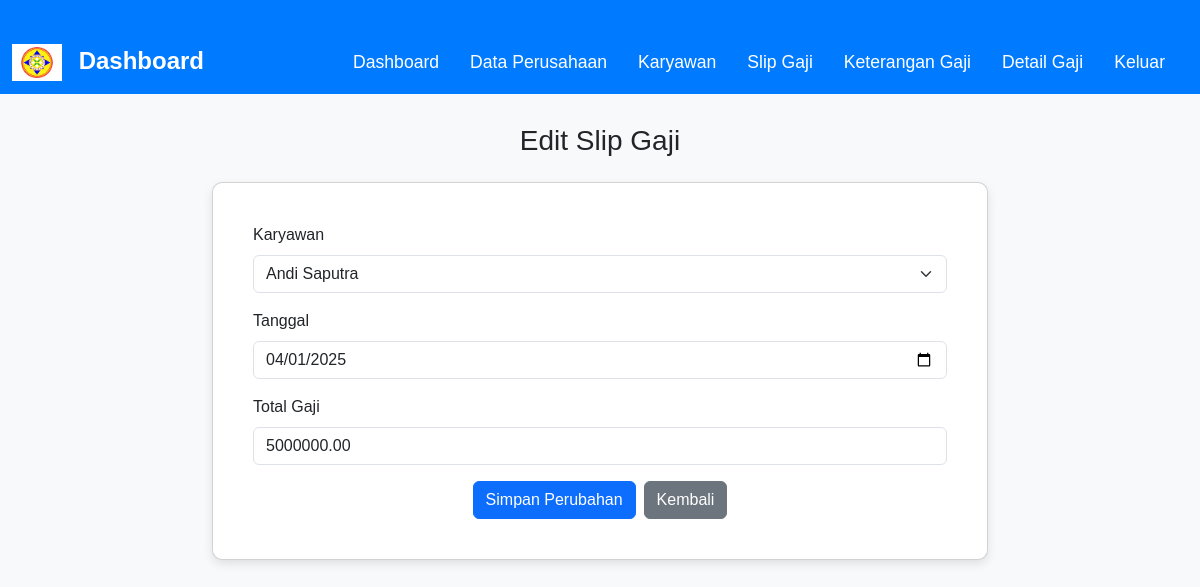
/slip_gaji/edit.php?no_ref=SG001 (signed in), run on the app's committed database.
### tables this page shows
CREATE TABLE `slip_gaji` (
  `no_ref` varchar(20) NOT NULL,
  `tgl` date DEFAULT NULL,
  `total_gaji` decimal(15,2) DEFAULT NULL,
  `kode_karyawan` varchar(20) DEFAULT NULL
);

CREATE TABLE `karyawan` (
  `kode_karyawan` varchar(20) NOT NULL,
  `nama` varchar(100) DEFAULT NULL,
  `alamat` text DEFAULT NULL,
  `jabatan` varchar(50) DEFAULT NULL,
  `no_telpon` varchar(20) DEFAULT NULL,
  `email` varchar(100) DEFAULT NULL,
  `no_rekening` varchar(30) DEFAULT NULL,
  `rek_bank` varchar(50) DEFAULT NULL,
  `id` int(11) DEFAULT NULL
);

### slip_gaji/edit.php (the view, shortened to what this page needs)
<?php
include('../config/koneksi.php');
$no_ref = $_GET['no_ref'];
$query = "SELECT * FROM slip_gaji WHERE no_ref = '$no_ref'";
$result = mysqli_query($conn, $query);
$data = mysqli_fetch_assoc($result);
?>
<!DOCTYPE html>
<html lang="id">
<head>
    <link href="https://cdn.jsdelivr.net/npm/bootstrap@5.3.0/dist/css/bootstrap.min.css" rel="stylesheet">
</head>
<body>
<nav class="navbar navbar-expand-lg navbar-dark">
    <div class="container-fluid">
        <a class="navbar-brand" href="../dashboard.php">
            <img src="../assets/img/logo.png" alt="Logo" style="width: 50px; margin-right: 10px;"> Dashboard
        </a>
        <div class="collapse navbar-collapse justify-content-end">
            <ul class="navbar-nav">
                <li class="nav-item"><a class="nav-link" href="../dashboard.php">Dashboard</a></li>
                <li class="nav-item"><a class="nav-link " href="../perusahaan/index.php">Data Perusahaan</a></li>
                <li class="nav-item"><a class="nav-link" href="../keterangan_gaji/index.php">Karyawan</a></li>
                <li class="nav-item"><a class="nav-link active" href="#">Slip Gaji</a></li>
                <li class="nav-item"><a class="nav-link" href="../keterangan_gaji/index.php">Keterangan Gaji</a></li>
                <li class="nav-item"><a class="nav-link" href="../detail_gaji/.index.php">Detail Gaji</a></li>
                <li class="nav-item"><a class="nav-link" href="../logout/index.php">Keluar</a></li>
            </ul>
        </div>
    </div>
</nav>
<div class="container-fluid">
    <h3 class="text-center mb-4">Edit Slip Gaji</h3>
    <div class="row mt-4">
        <div class="col-md-8">
            <div class="card p-4">
                <div class="card-body">
                    <form method="POST" action="">
                        <div class="mb-3 text-start">
                            <label for="kode_karyawan" class="form-label">Karyawan</label>
                            <select class="form-select" id="kode_karyawan" name="kode_karyawan" required>
                                <?php
                                $karyawan_query = "SELECT * FROM karyawan";
                                $karyawan_result = mysqli_query($conn, $karyawan_query);
                                while ($karyawan = mysqli_fetch_assoc($karyawan_result)) {
                                    echo "<option value='".$karyawan['kode_karyawan']."'".($data['kode_karyawan'] == $karyawan['kode_karyawan'] ? " selected" : "").">".$karyawan['nama']."</option>";
                                }
                                ?>
                            </select>
                        </div>
                        <div class="mb-3 text-start">
                            <label for="tgl" class="form-label">Tanggal</label>
                            <input type="date" class="form-control" id="tgl" name="tgl" value="<?php echo $data['tgl']; ?>" required>
                        </div>
                        <div class="mb-3 text-start">
                            <label for="total_gaji" class="form-label">Total Gaji</label>
                            <input type="number" class="form-control" id="total_gaji" name="total_gaji" value="<?php echo $data['total_gaji']; ?>" required>
                        </div>
                        <div class="d-grid gap-2 d-md-flex justify-content-md-center">
                            <button type="submit" name="submit" class="btn btn-primary">Simpan Perubahan</button>
                            <a href="index.php" class="btn btn-secondary">Kembali</a>
                        </div>
                    </form>
                </div>
            </div>
        </div>
    </div>
</div>
</body>
</html>

### slip_gaji/edit.php (style rules this page uses)
body { background-color: #f8f9fa; font-family: 'Arial', sans-serif; }
.navbar { background-color: #007bff; }
.navbar-brand { font-size: 1.5rem; font-weight: bold; }
.navbar-nav .nav-link { color: white !important; text-decoration: none; font-size: 1.1rem; margin-right: 15px; }
.container-fluid { margin-top: 30px; max-width: 1200px; }
.card { border-radius: 10px; box-shadow: 0 4px 10px rgba(0, 0, 0, 0.1); }
.card-body { text-align: center; }
.row.mt-4 { justify-content: center; }

### data on the page
slip_gaji: kode_karyawan "Andi Saputra", tgl "04/01/2025", total_gaji "5000000.00"
